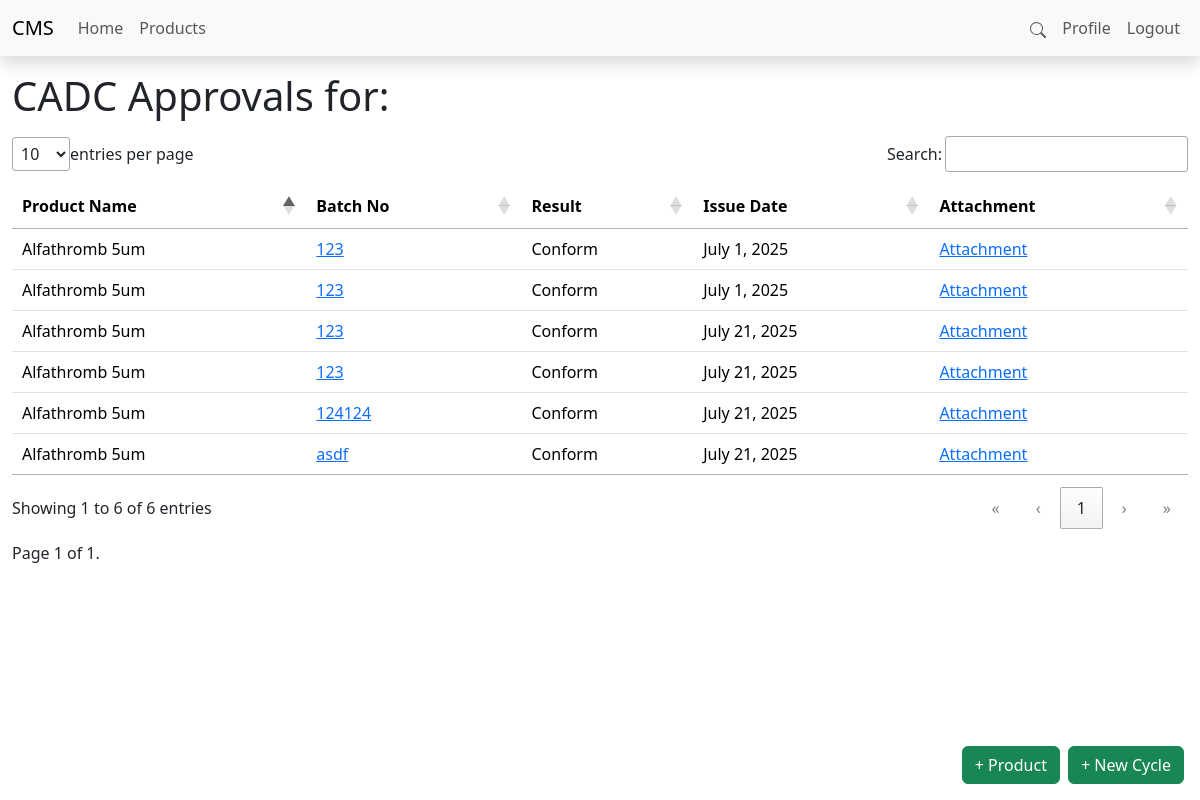
/products/4/cadcApproval/ (signed in), run on an earlier commit of the app's database.
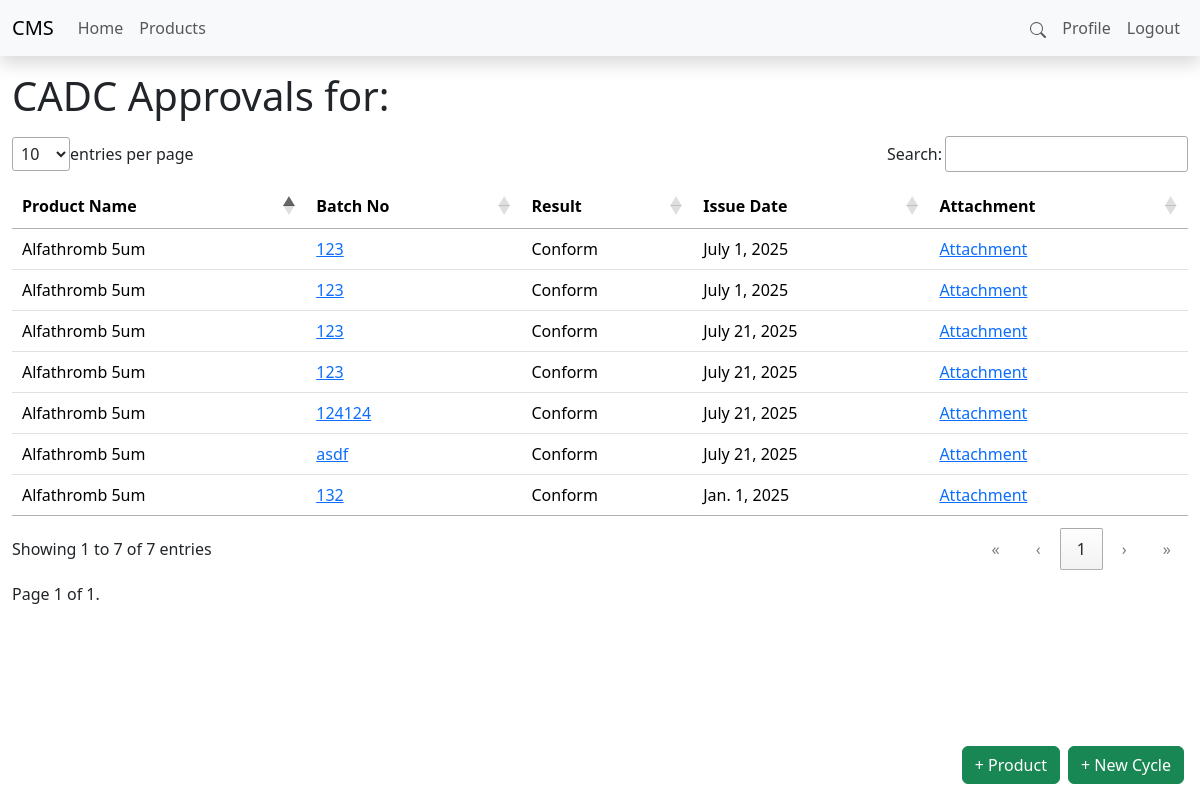
And on a later commit of the database.
### products/models.py (models this page shows, shortened)
class CADCApproval(models.Model):
    sic = models.CharField(max_length=100)
    batch_no = models.CharField(max_length=100)
    result = models.BooleanField(choices=[
        (True, "Conform"),
        (False, "Not Conform")
    ],default=False,max_length=1)
    issue_date = models.DateField()
    sampling_reason = models.IntegerField(choices=[
        (1,"Pilot"),
        (2,"First Three Production Batches"),
        (3,"Variation"),
        (4,"Random"),
        (5,"Other")
    ],default=4)
    upload_date = models.DateTimeField(auto_now_add=True)
    attachment = models.FileField(upload_to=upload_to)
    product = models.ForeignKey(Product,on_delete=models.CASCADE)

class Product(models.Model):
    class Meta:
        ordering = ["name"]
    name = models.CharField(max_length=1000)
    dosage_form = models.ForeignKey(DosageForm, on_delete=models.CASCADE,default=1)
    active_ingredients = models.CharField(max_length=1000)
    decree_no = models.ForeignKey(RegisterationDecree,on_delete=models.CASCADE,default=1)

### products/views.py (the view)
# urls.py: path('<pk>/cadcApproval/',ListCADCApproval.as_view(),name="list_cadcApproval"),
class ListCADCApproval(ListView):
    model = CADCApproval
    context_object_name = "cadc_approvals"
    paginate_by = 200
    template_name = "./product/cadc_approval/index.html"
    def get_queryset(self):
        query = self.request.GET.get('q')
        if query:
            return ComparativeApproval.objects.filter(
                Q(batch_no__icontains=query) |
                Q(sic__icontains=query) |
                Q(sampling_reason__icontains=query)
            )
        else:
            return CADCApproval.objects.filter(product__pk=self.kwargs["pk"])

### Templates/Product/cadc_approval/index.html (shortened to what this page needs)
{% extends "../../__layout__.html" %}
{% load static %}
{% block styles %}
<link rel="stylesheet" href="{% static './css/datatable.min.css' %}">
{% endblock styles %}
{% block navbarlinksright %}
<li class="nav-item"><a href="#search" class="nav-link">
    <svg xmlns="http://www.w3.org/2000/svg" width="16" height="16" fill="currentColor" class="bi bi-search" viewBox="0 0 16 16">
        <path d="M11.742 10.344a6.5 6.5 0 1 0-1.397 1.398h-.001q.044.06.098.115l3.85 3.85a1 1 0 0 0 1.415-1.414l-3.85-3.85a1 1 0 0 0-.115-.1zM12 6.5a5.5 5.5 0 1 1-11 0 5.5 5.5 0 0 1 11 0"/>
      </svg>
</a></li>
{% endblock navbarlinksright %}
{% block content %}
<div class="container-fluid">
    <h1 class="my-3">CADC Approvals for: </h1>
    <table id="boxapprovalsTable" class="table" style="width:100%">
        <thead>
            <tr>
                <th>Product Name</th>
                <th>Batch No</th>
                <th>Result</th>
                <th>Issue Date</th>
                <th>Attachment</th>
            </tr>
        </thead>
        <tbody>
        {% for cadc_approval in cadc_approvals %}
            <tr>
                <td>
                    {{ cadc_approval.product.name }}
                </td>
                <td>
                    <a href="{% url 'product:list_cadcApproval' pk=cadc_approval.pk %}">
                    {{ cadc_approval.batch_no }}
                    </a>
                </td>
                <td>{% if cadc_approval.result == True %}Conform{% else %}Not Conform{% endif %}</td>
                <td>{{ cadc_approval.issue_date }}</td>
                <td><a target="_blank" href="/media/{{ cadc_approval.attachment }}">Attachment</a></td>
            </tr>
            {% endfor %}
        </tbody>
    </table>
    <div class="pagination">
        <span class="step-links">
            <span class="current">
                Page {{ page_obj.number }} of {{ page_obj.paginator.num_pages }}.
            </span>
        </span>
    </div>
</div>
{% include "../../bits/creation_footer.html" %}
{% endblock %}

What changed in the data, as far as the page shows it:
added CADCApproval: product.name "Alfathromb 5um", batch_no "132", result "Conform", issue_date "Jan. 1, 2025"
Also different on the page:
text written by a page script: "entries per page Search: Showing 1 to 6 of 6 entries « ‹ 1 › »" → "entries per page Search: Showing 1 to 7 of 7 entries « ‹ 1 › »"
